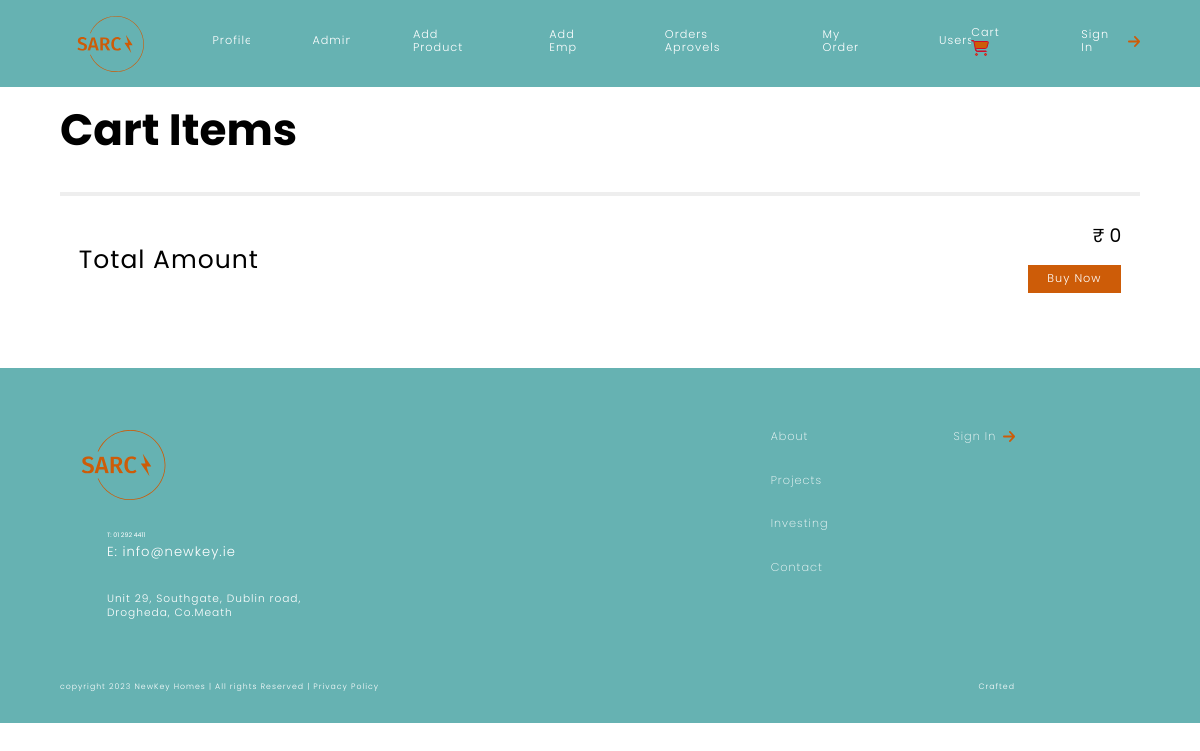
The page /cart/ (signed in) on the database as committed earlier.
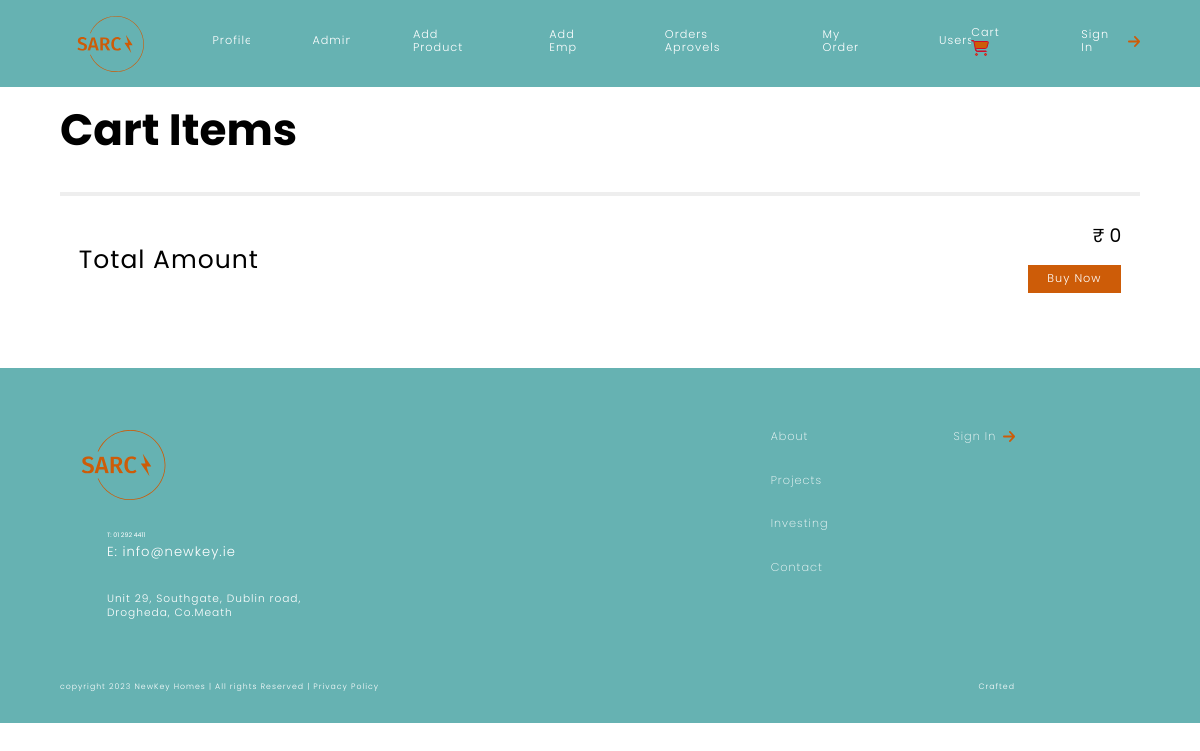
The same page on the database as committed later.
### cms_app/models.py (models this page shows)
class Cart(models.Model):
    owner=models.ForeignKey(CMSUser,on_delete=models.CASCADE)
    is_buyed=models.BooleanField(default=False)
    cart_making_date=models.DateTimeField(auto_now_add=True)
    buying_date=models.DateTimeField(null=True,default=None)
    total_prize=models.PositiveIntegerField(default=0)

### cms_app/views.py (the view)
# urls.py: path("cart/",view=views.cartPage,name="cart"),
@login_required(login_url="/login",redirect_field_name="cart")
def cartPage(request:HttpRequest):
    cmsUser=CMSUser.objects.get(user=request.user)
    userCart=Cart.objects.filter(owner=cmsUser,is_buyed=False)
    if not userCart:
        userCart=Cart(owner=cmsUser)
    else:
        userCart=userCart[0]
    context={
        "cart":userCart,
        "products":Product.objects.filter(cart=userCart,isCopy=True)
    }
    return render(request=request,template_name="cart.html",context=context)

### cms_app/templates/cart.html (shortened to what this page needs)
{% extends "base.html" %}
{% load static %}
{% block 'body' %}
<div class="hero">
    <div class="container">
        <h1 class="title-5xl">Cart Items</h1>
        <ul class="cart-list">
            <li class="cart-item">
                <h2 class="title-3xl">Total Amount</h2>
                <div class="stack">
                    <div class="cart-price">&#8377; {{ cart.total_prize }}</div>
                    <a href="buyCart/{{cart.id}}" class="link-bg">Buy Now</a>
                </div>
            </li>
        </ul>
    </div>
</div>
{% endblock 'body' %}

Rows that differ between the two databases and show on the page:
no longer on this page (row edited): Cart: total_prize "0"
Other text that changed with them:
{{ cart.total_prize }}: (not shown) → "0"
